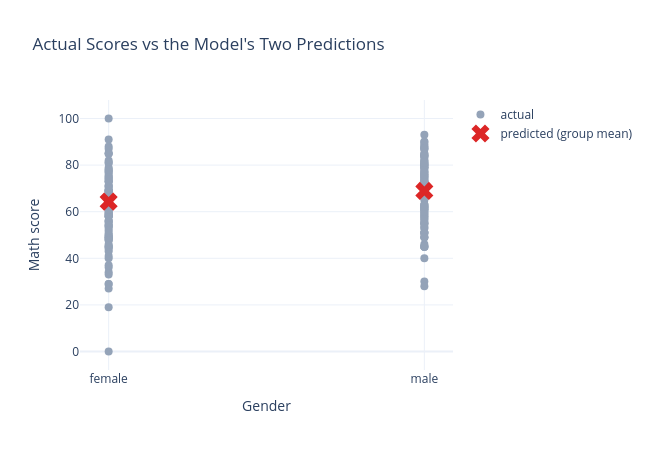

Here is the notebook cell this chart was saved with:
### Code cell
compare_figure = go.Figure()
compare_figure.add_trace(go.Scatter(x=df.loc[X_test.index, "gender"], y=y_test, mode="markers",
                                     marker=dict(size=8, color="#94a3b8"), name="actual"))
compare_figure.add_trace(go.Scatter(x=["male", "female"],
                                     y=[model.intercept_, model.intercept_ + model.coef_[0]],
                                     mode="markers", marker=dict(size=16, color="#dc2626", symbol="x"),
                                     name="predicted (group mean)"))
compare_figure.update_layout(title="Actual Scores vs the Model's Two Predictions", xaxis_title="Gender",
                              yaxis_title="Math score", template="plotly_white", width=650, height=450)
compare_figure.show()

### Figure 1 — Plotly figure (JSON) as saved in the notebook; plotly's stock layout.template omitted (floating-point values rounded to 4 significant figures; data arrays with more than 128 entries replaced by an {"elided": "..."} marker saying what was removed)
{"data": [{"marker": {"color": "#94a3b8", "size": 8}, "mode": "markers", "name": "actual", "type": "scatter", "x": {"elided": "200 str values"}, "y": {"elided": "200 int values"}}, {"marker": {"color": "#dc2626", "size": 16, "symbol": "x"}, "mode": "markers", "name": "predicted (group mean)", "type": "scatter", "x": ["male", "female"], "y": [68.91, 64.32]}], "layout": {"height": 450, "title": {"text": "Actual Scores vs the Model's Two Predictions"}, "width": 650, "xaxis": {"title": {"text": "Gender"}}, "yaxis": {"title": {"text": "Math score"}}}}
